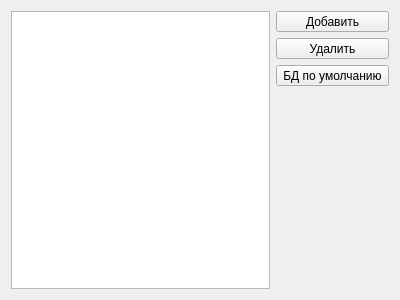
<?xml version="1.0" encoding="UTF-8"?>
<ui version="4.0">
 <class>DBConnection</class>
 <widget class="QDialog" name="DBConnection">
  <property name="geometry">
   <rect>
    <x>0</x>
    <y>0</y>
    <width>400</width>
    <height>300</height>
   </rect>
  </property>
  <property name="windowTitle">
   <string>Подключение к БД</string>
  </property>
  <layout class="QHBoxLayout" name="horizontalLayout_2">
   <item>
    <widget class="QListView" name="listView"/>
   </item>
   <item>
    <layout class="QVBoxLayout" name="btnLayouts">
     <item>
      <widget class="QToolButton" name="toolButton_2">
       <property name="sizePolicy">
        <sizepolicy hsizetype="Preferred" vsizetype="Fixed">
         <horstretch>0</horstretch>
         <verstretch>0</verstretch>
        </sizepolicy>
       </property>
       <property name="text">
        <string>Добавить</string>
       </property>
      </widget>
     </item>
     <item>
      <widget class="QToolButton" name="toolButton_3">
       <property name="sizePolicy">
        <sizepolicy hsizetype="Preferred" vsizetype="Fixed">
         <horstretch>0</horstretch>
         <verstretch>0</verstretch>
        </sizepolicy>
       </property>
       <property name="text">
        <string>Удалить</string>
       </property>
      </widget>
     </item>
     <item>
      <widget class="QToolButton" name="toolButton">
       <property name="sizePolicy">
        <sizepolicy hsizetype="Preferred" vsizetype="Fixed">
         <horstretch>0</horstretch>
         <verstretch>0</verstretch>
        </sizepolicy>
       </property>
       <property name="text">
        <string>БД по умолчанию</string>
       </property>
      </widget>
     </item>
     <item>
      <spacer name="verticalSpacer">
       <property name="orientation">
        <enum>Qt::Vertical</enum>
       </property>
       <property name="sizeHint" stdset="0">
        <size>
         <width>20</width>
         <height>40</height>
        </size>
       </property>
      </spacer>
     </item>
    </layout>
   </item>
  </layout>
 </widget>
 <resources/>
 <connections/>
</ui>
